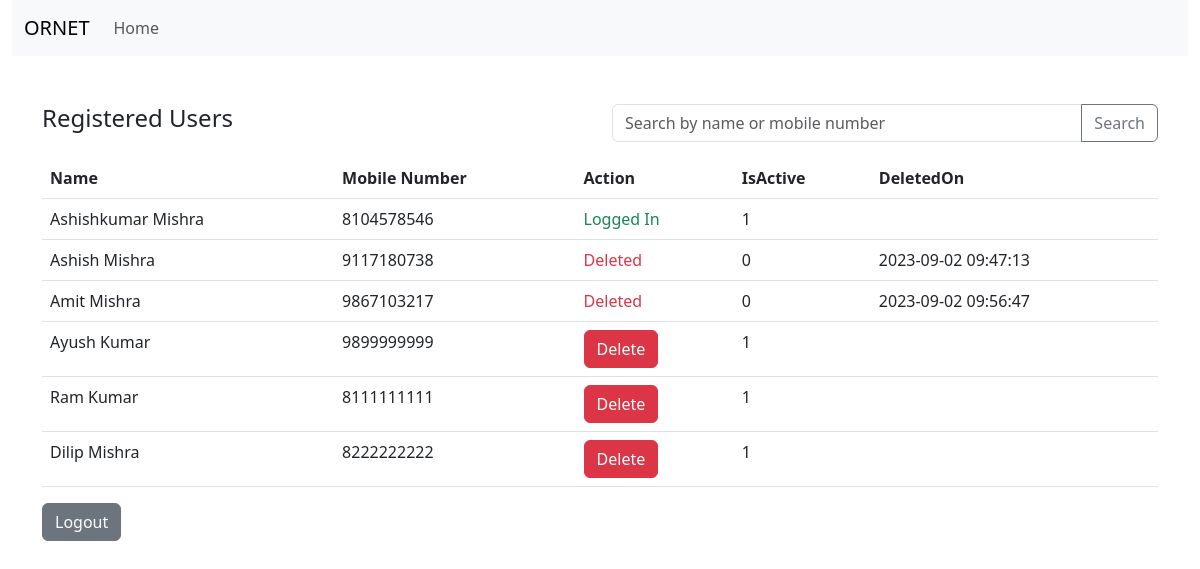
The app's page /index.php (signed in) with its own data.
### tables this page shows
CREATE TABLE IF NOT EXISTS `ortask` (
  `User_ID` int NOT NULL AUTO_INCREMENT,
  `Name` varchar(100) NOT NULL,
  `MobileNo` varchar(10) NOT NULL,
  `Password` varchar(16) NOT NULL,
  `IsActive` int NOT NULL DEFAULT '1',
  `DeletedOn` datetime DEFAULT NULL,
  PRIMARY KEY (`User_ID`),
  UNIQUE KEY `MobileNo` (`MobileNo`)
);

### index.php (the view, shortened to what this page needs)
<?php
include 'connect.php';
?>
<!DOCTYPE html>
<html lang="en">
<head>
    <link href="https://cdn.jsdelivr.net/npm/bootstrap@5.3.0/dist/css/bootstrap.min.css" rel="stylesheet">
</head>
<body>
    <?php
    include 'navbar.php';
    ?>
<div class="container mt-5">
    <div class="row justify-content-between mb-3">
        <div class="col-md-6">
            <h4>Registered Users</h4>
        </div>
        <div class="col-md-6">
            <form class="input-group">
                <input type="text" class="form-control" name="search" placeholder="Search by name or mobile number">
                <button class="btn btn-outline-secondary" type="submit">Search</button>
            </form>
        </div>
    </div>
    <table class="table">
        <thead>
        <tr>
            <th>Name</th>
            <th>Mobile Number</th>
            <th>Action</th>
            <th>IsActive</th>
            <th>DeletedOn</th>
        </tr>
        </thead>
        <tbody>
        <?php
        $sql = "SELECT * FROM ortask ";
        $result = mysqli_query($conn,$sql);
        if($result){
            while($row = mysqli_fetch_array($result)){
                $id = $row['User_ID'];
                $name = $row['Name'];
                $mobile_no = $row['MobileNo'];
                $is_active = $row['IsActive'];
                $deleted_on = $row['DeletedOn'];
                if (!empty($deleted_on)) {
                    $is_active = 0;
                }
                echo "<tbody>
                <tr>
                <td>".$name."</td>
                <td>".$mobile_no."</td>
                <td>";
                if ($_SESSION['user_id'] == $id) {
                    echo "<span class='text-success'>Logged In</span>";
                } elseif ($is_active == 0) {
                    echo "<span class='text-danger'>Deleted</span>";
                } else {
                    echo "<a href='delete.php?delete_id=$id' class='btn btn-danger'>Delete</a>";
                }
                echo "</td>
                <td>".$is_active."</td>
                <td>".$deleted_on."</td>
                </tr>
            </tbody>";
            }
        }
        ?>
    </table>
    <a href="logout.php" class="btn btn-secondary">Logout</a>
</div>
</body>
</html>

### navbar.php (shortened to what this page needs)
<!DOCTYPE html>
<html lang="en">
<head>
    <link href="https://cdn.jsdelivr.net/npm/bootstrap@5.3.0/dist/css/bootstrap.min.css" rel="stylesheet" >
</head>
<body>
    <div class="container-fluid">
        <nav class="navbar navbar-expand-lg bg-body-tertiary">
            <div class="container-fluid">
                <a class="navbar-brand" href="index.php">ORNET</a>
                <div class="collapse navbar-collapse" id="navbarNav">
                <ul class="navbar-nav">
                    <li class="nav-item">
                    <a class="nav-link" href="index.php">Home</a>
                    </li>
                </ul>
                </div>
            </div>
        </nav>
    </div>
</body>
</html>

### records on screen
ortask: Name "Ashishkumar Mishra", MobileNo "8104578546", shows "Logged In", IsActive "1"
ortask: Name "Ashish Mishra", MobileNo "9117180738", shows "Deleted", is_active "0", DeletedOn "2023-09-02 09:47:13"
ortask: Name "Amit Mishra", MobileNo "9867103217", shows "Deleted", is_active "0", DeletedOn "2023-09-02 09:56:47"
ortask: Name "Ayush Kumar", MobileNo "9899999999", IsActive "1"
ortask: Name "Ram Kumar", MobileNo "8111111111", IsActive "1"
ortask: Name "Dilip Mishra", MobileNo "8222222222", IsActive "1"
